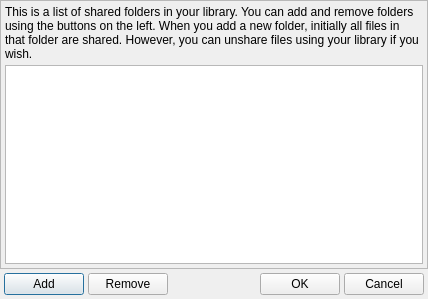
<?xml version="1.0" encoding="UTF-8"?>
<ui version="4.0">
 <class>DialogEditShares</class>
 <widget class="QDialog" name="DialogEditShares">
  <property name="geometry">
   <rect>
    <x>0</x>
    <y>0</y>
    <width>428</width>
    <height>299</height>
   </rect>
  </property>
  <property name="minimumSize">
   <size>
    <width>428</width>
    <height>299</height>
   </size>
  </property>
  <property name="maximumSize">
   <size>
    <width>428</width>
    <height>299</height>
   </size>
  </property>
  <property name="windowTitle">
   <string>Edit Shares</string>
  </property>
  <property name="windowIcon">
   <iconset resource="../Resource.qrc">
    <normaloff>:/Resource/Library/SharedFolders.png</normaloff>:/Resource/Library/SharedFolders.png</iconset>
  </property>
  <property name="autoFillBackground">
   <bool>true</bool>
  </property>
  <layout class="QGridLayout" name="gridLayout_2">
   <property name="margin">
    <number>0</number>
   </property>
   <property name="spacing">
    <number>0</number>
   </property>
   <item row="0" column="0">
    <widget class="QFrame" name="frameShares">
     <property name="frameShape">
      <enum>QFrame::StyledPanel</enum>
     </property>
     <property name="frameShadow">
      <enum>QFrame::Raised</enum>
     </property>
     <layout class="QGridLayout" name="gridLayout_3">
      <property name="margin">
       <number>4</number>
      </property>
      <property name="spacing">
       <number>4</number>
      </property>
      <item row="0" column="0">
       <widget class="QLabel" name="labelInstructions">
        <property name="text">
         <string>This is a list of shared folders in your library. You can add and remove folders using the buttons on the left. When you add a new folder, initially all files in that folder are shared. However, you can unshare files using your library if you wish.</string>
        </property>
        <property name="wordWrap">
         <bool>true</bool>
        </property>
       </widget>
      </item>
      <item row="1" column="0">
       <widget class="QListWidget" name="listWidgetShares"/>
      </item>
     </layout>
    </widget>
   </item>
   <item row="1" column="0">
    <layout class="QGridLayout" name="gridLayoutFooter">
     <property name="margin">
      <number>4</number>
     </property>
     <property name="spacing">
      <number>4</number>
     </property>
     <item row="0" column="0">
      <widget class="QPushButton" name="pushButtonAdd">
       <property name="text">
        <string>Add</string>
       </property>
      </widget>
     </item>
     <item row="0" column="1">
      <widget class="QPushButton" name="pushButtonRemove">
       <property name="text">
        <string>Remove</string>
       </property>
      </widget>
     </item>
     <item row="0" column="2">
      <spacer name="horizontalSpacerFooter">
       <property name="orientation">
        <enum>Qt::Horizontal</enum>
       </property>
       <property name="sizeHint" stdset="0">
        <size>
         <width>40</width>
         <height>20</height>
        </size>
       </property>
      </spacer>
     </item>
     <item row="0" column="3">
      <widget class="QPushButton" name="pushButtonOk">
       <property name="text">
        <string>OK</string>
       </property>
      </widget>
     </item>
     <item row="0" column="4">
      <widget class="QPushButton" name="pushButtonCancel">
       <property name="text">
        <string>Cancel</string>
       </property>
      </widget>
     </item>
    </layout>
   </item>
  </layout>
 </widget>
 <resources>
  <include location="../Resource.qrc"/>
 </resources>
 <connections/>
</ui>
